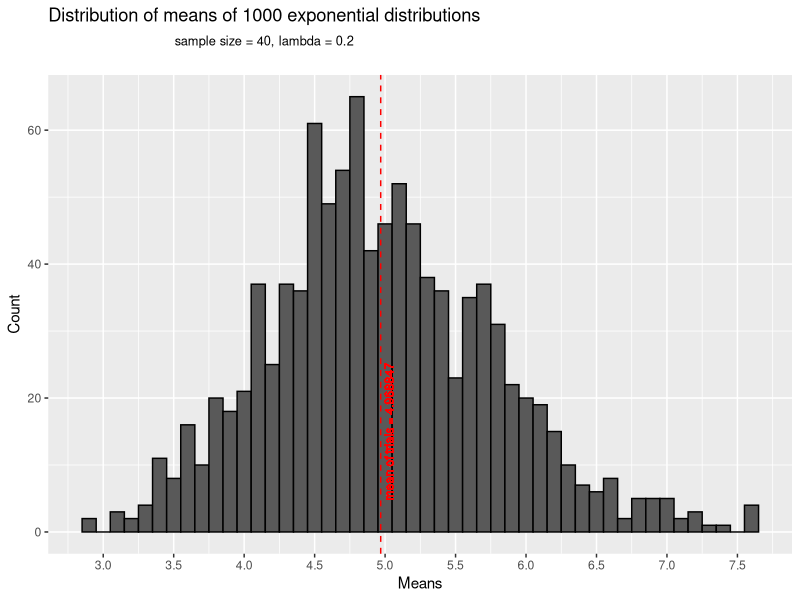
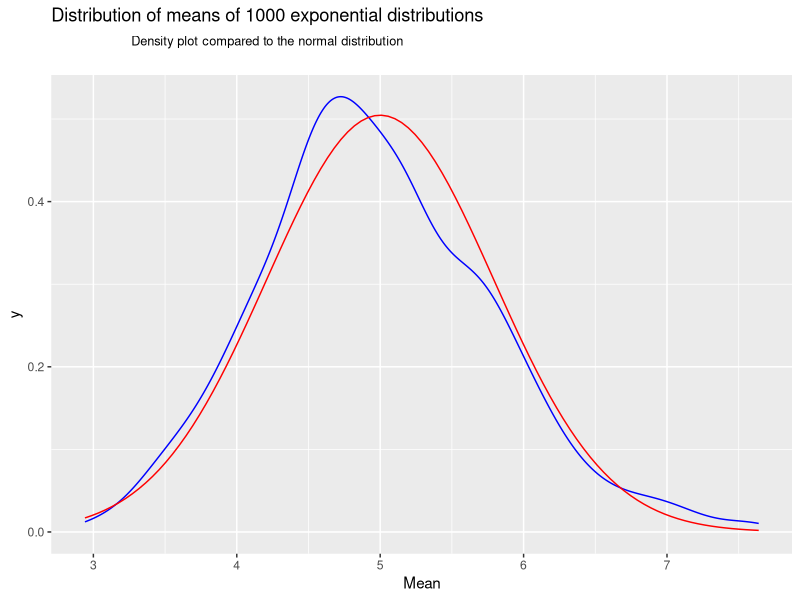
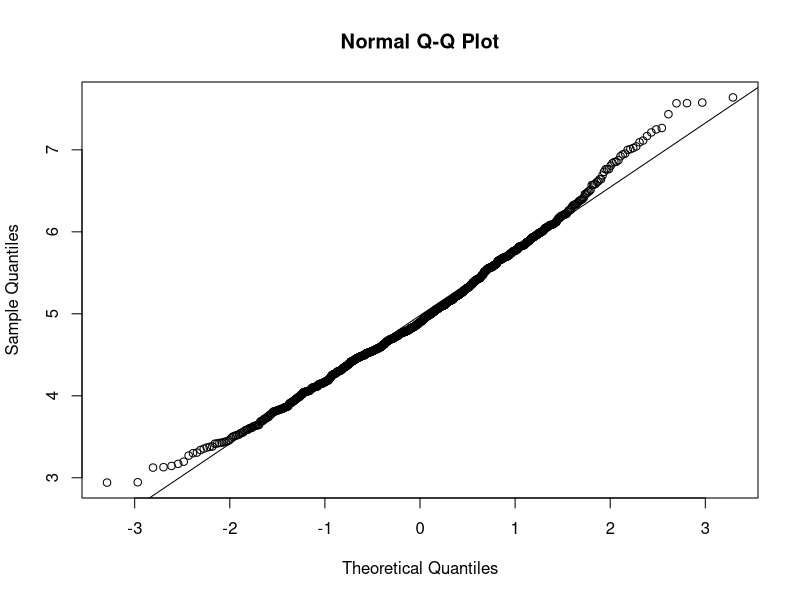

R code for these plots, in order:
## ---- chunk 1
library(ggplot2) # For plots
library(scales)  # Also for plots
library(stats)   # For normality tests

options(scipen=999) # To disable scientific notation output
## ---- chunk 2

# Calculate means of 1000 trials of the exponential distribution 
# with sample size = 40, lambda = 0.2
mns = NULL
for (i in 1 : 1000) {
    mns = c(mns, mean(rexp(40, .2)))
}
mean_of_means <- mean(mns)
mns_count <- data.frame(means=mns)

# compare variance and standard deviation of our sample to the theoretical measures
samp_var <- var(mns)
samp_sd <- sd(mns)
theo_var <- 25*(25/1000)
theo_sd <- 5*sqrt(25/1000)
## ---- chunk 3
plot_hist <- function(data, 
                      title = 'Distribution of means of 1000 exponential distributions',
                      subtitle = 'sample size = 40, lambda = 0.2',
                      xlabel = 'Means', 
                      mean_of_means = 0
                      ) {
    
    p <- ggplot(data, aes(x=means)) +
        
         # Make this plot a histogram
         geom_histogram(color='black', binwidth=0.1) +
        
         # Label our plot
         ggtitle( bquote( atop(.(title), atop(.(subtitle), '') ) ) ) +
         xlab(xlabel) +
         ylab('Count') +
        
         # Control the number of axis ticks 
         scale_x_continuous(breaks=seq(0, max(data$means)+1, by=0.5)) +
         scale_y_continuous(breaks=pretty_breaks()) +
        
         # Add a vertical line where the mean is located along the x-axis
         geom_vline(aes(xintercept=mean_of_means), color='red', linetype='dashed') +
         geom_text(aes(x=mean_of_means, 
                       label=sprintf("\nmean of trials = %f", mean_of_means), 
                       y=15), 
                   colour='red', 
                   angle=90, 
                   size=3)
    p
}

plot_hist(mns_count, mean_of_means=mean_of_means)
## ---- chunk 4
plot_density <- function(data,
                         norm_dist, 
                         title = 'Distribution of means of 1000 exponential distributions',
                         subtitle = 'Density plot compared to the normal distribution',
                         xlabel = 'Mean', 
                         mean_of_means = 0
                         ) {
    
    p <- ggplot(data, aes(x=means)) +
        
         # Make our first curve a density function of the sample means
         geom_density(color="blue") +
        
         # Make our second curve a density function of the normal distribution
         stat_function(fun = dnorm, 
                       args = list(mean = 5, sd = 5*sqrt(25/1000)), 
                       color='red') +
        
         # Label our plot
         ggtitle( bquote( atop(.(title), atop(.(subtitle), '') ) ) ) +
         xlab(xlabel)
    p
}

plot_density(mns_count)
## ---- chunk 5
shapiro.test(mns)
## ---- chunk 6
qqnorm(mns)
qqline(mns)
